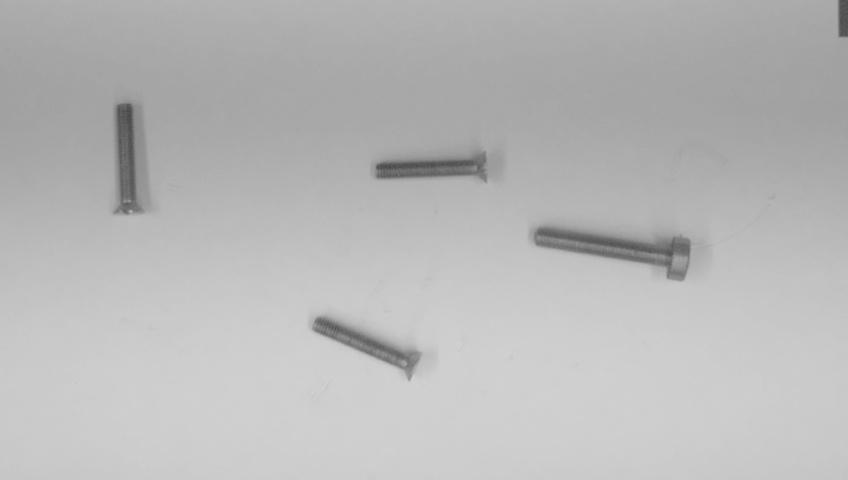
#> input picture images/gammaCorrection.jpg, 848 x 480 px
$ python -i image_processing.py   (imports and definitions only)
#> lines starting #> are read from the running program, lines starting #| are printed output that depends on the picture; after the words box and inside, x2 and y2 are one past the last pixel; in counts of white or black regions, pixels touching at a corner belong together
#> in obj_classification, img is the input picture: shape (480, 848, 3); min 69, max 209, mean 184.3
import cv2 as cv2
import matplotlib.pyplot as plt
import numpy as np
import os
import draw
from PIL import Image
import math
import imutils
import random
import os
from pathlib import Path

# [57 lines left out: functions pres_crop_four_points, undistort_image, not called in this run]


def Grayscale(ImageSrc, Classify=False):
#> called with Classify = True
  gray_im = cv2.cvtColor(ImageSrc, cv2.COLOR_RGB2GRAY)

  if not Classify:
      cv2.imwrite("./images/" + 'gray_im.jpg' , gray_im)

  return(gray_im)

def GammaCorrection(ImageSrc, Classify=False, Y=0.4):
#> called with Classify = True, Y = 1.2
    gammaCorrection = np.array(255 * (ImageSrc / 255) ** Y, dtype='uint8')

    if not Classify:
        filename = "./images/gammaCorrection.jpg"
        cv2.imwrite(filename, gammaCorrection)

    return gammaCorrection

def Threshold(ImageSrc, Classify=False, MaxValue = 255, BlockSize = 255, C = 19):
#> called with Classify = True, MaxValue = 255, BlockSize = 255, C = 14
  thresh = cv2.adaptiveThreshold(ImageSrc, MaxValue, cv2.ADAPTIVE_THRESH_GAUSSIAN_C, cv2.THRESH_BINARY, BlockSize, C)
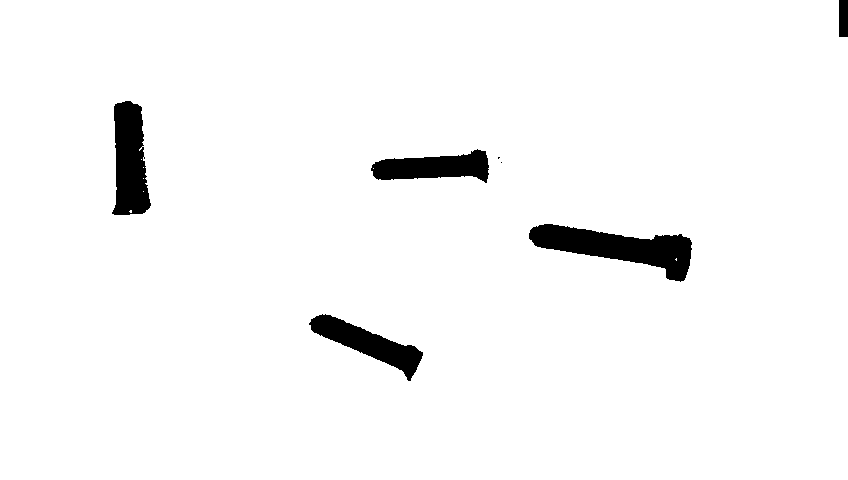
#> thresh: shape (480, 848); 96.8% white; 7 black regions (2 under 20 px), largest, box (x1, y1, x2, y2) and area: (529, 224, 692, 282) 4430, (112, 101, 151, 215) 3283, (309, 314, 423, 381) 2647, (371, 149, 489, 183) 2488, (839, 0, 848, 37) 333
  thresh = cv2.bitwise_not(thresh)

  if not Classify:
      cv2.imwrite("./images/" + 'thresh.jpg' , thresh)

  return(thresh)

def MorphOperation(ImageSrc, Classify=False, Size = 15, BlurSize = 7):
#> called with Classify = True, Size = 15, BlurSize = 7
  kernel = np.ones((Size, Size), np.uint8)
  img_dilation = cv2.dilate(ImageSrc, kernel, iterations=1)
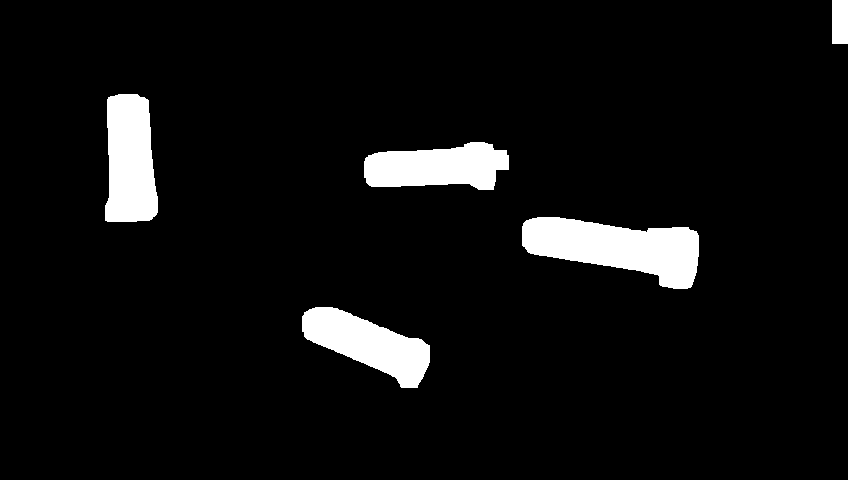
#> img_dilation: shape (480, 848); 6.1% white; 5 white regions, box (x1, y1, x2, y2) and area: (522, 217, 699, 289) 7815, (105, 94, 158, 222) 5708, (302, 307, 430, 388) 5384, (364, 142, 509, 190) 5154, (832, 0, 848, 44) 704
  img_erode = cv2.erode(img_dilation, kernel, iterations=1)
#> img_erode: shape (480, 848); 3.3% white; 5 white regions, box (x1, y1, x2, y2) and area: (529, 224, 692, 282) 4455, (112, 101, 151, 215) 3342, (309, 314, 423, 381) 2654, (371, 149, 502, 183) 2606, (839, 0, 848, 37) 333

  # clean all noise after dilatation and erosion
  img_erode = cv2.medianBlur(img_erode, BlurSize)
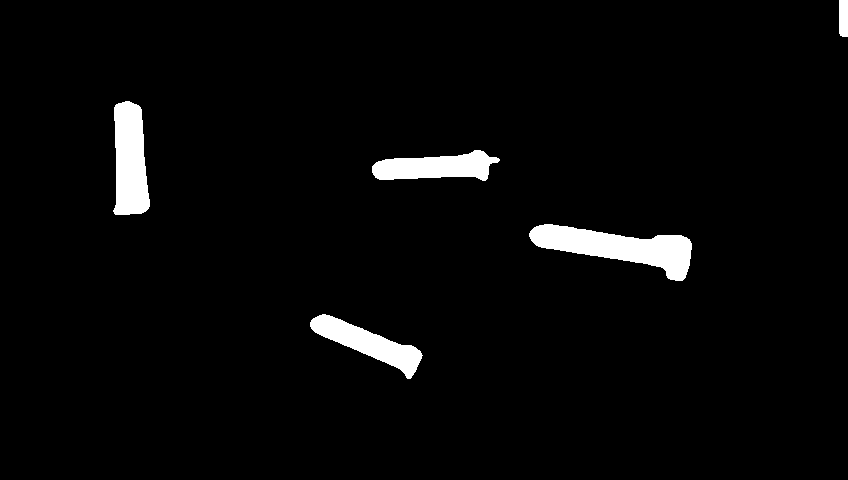
#> img_erode: shape (480, 848); 3.3% white; 5 white regions, box (x1, y1, x2, y2) and area: (529, 224, 692, 281) 4438, (113, 101, 150, 215) 3325, (310, 314, 423, 379) 2639, (372, 150, 500, 181) 2589, (839, 0, 848, 37) 328
  if not Classify:
    cv2.imwrite("./images/" + 'morphOperation.jpg' , img_erode)

  return(img_erode)


def AutoCanny(ImageSrc, Classify=False, sigma=0.33):
	# compute the median of the single channel pixel intensities
#> called with Classify = True, sigma = 0.33
	v = np.median(ImageSrc)
#> v = 0
	# apply automatic Canny edge detection using the computed median
	lower = int(max(10, (1.0 - sigma) * v))
#> lower = 10
	#print("lower: " + str(lower))
	upper = int(min(255, (1.0 + sigma) * v))
#> upper = 0

	edged = cv2.Canny(ImageSrc, lower, upper)
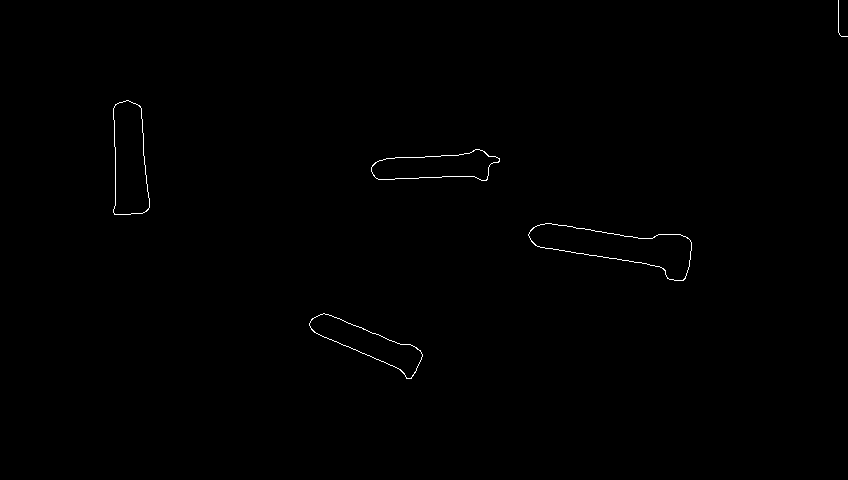
#> edged: shape (480, 848); 0.31% white in thin lines or dots, all inside (x1, y1, x2, y2) = (113, 0, 848, 379)
	if not Classify:
		cv2.imwrite("./images/" + 'autoCanny.jpg' , edged)

	return(edged)

def FindDetailContours(ImageSrc, OrgImageSrc, MinSize=10000):
#> called with MinSize = 10000
    img = OrgImageSrc.copy()
    contours, _ = cv2.findContours(ImageSrc, cv2.RETR_EXTERNAL, cv2.CHAIN_APPROX_NONE)
#> contours = 5 contours, 1 with area under 20; largest, box (x1, y1, x2, y2) and area: (528, 223, 692, 281) 4441, (113, 100, 150, 215) 3322, (309, 313, 423, 379) 2652, (371, 149, 500, 181) 2586
    center_points = []
    boxes = []

    if len(contours) == 0:
        print(f"[INFO] No contours found")
        return img

    for i, c in enumerate(contours):
        area = cv2.contourArea(c)
        rect = cv2.minAreaRect(c)
        box = cv2.boxPoints(rect)
        box = np.intp(box)

        center = (int(rect[0][0]), int(rect[0][1]))
        width = int(rect[1][0])
        height = int(rect[1][1])
        angle = int(rect[2])

        if width * height > MinSize:
            cv2.drawContours(img, [c], 0, (0, 255, 0), 5)
            cv2.drawContours(img, [box], 0, (0, 0, 255), 2)
            cv2.circle(img, center, radius=0, color=(0, 0, 255), thickness=20)
            center_points.append(center)
            boxes.append(box)
            print(width * height)
#> this loop made 5 passes
#> (area, rect, box, center, width, height, angle) on passes 1 to 3: (2651.5, ((365.8, 339.9), (32.2, 116.7), -63.43), [[410, 380], [306, 328], [320, 299], [425, 351]], (365, 339), 32, 116, -63), (4441, ((608.7, 251.2), (46.34, 163.8), -85.13), [[688, 281], [525, 267], [529, 221], [692, 235]], (608, 251), 46, 163, -85), (2586, ((435, 164.1), (30.98, 127.9), -89.44), [[498, 180], [370, 178], [371, 147], [499, 149]], (434, 164), 30, 127, -89)
#> (area, box, center, width, height, angle) on pass 4: (3322, [[149, 214], [113, 214], [113, 100], [149, 100]], (131, 157), 114, 36, -90)
#> after the loop, boxes = []; center_points = []

    h, w, _ = img.shape
#> h = 480; w = 848

    if len(center_points) > 0:
        centerObj = FindCenterObject(center_points, (w / 2, h / 2), boxes)
        result = ExtractScrew(OrgImageSrc, centerObj)
        #result = IsolateObject(screw)
    else:
        print(f"[INFO] No screw found")
        result = img  # or: result = None

    return result

# [159 lines left out: functions ExtractScrew, IsolateObject, FindContours, not called in this run]

def calculate_rect_img_ratio(area, img):
    image_area = img.shape[0] * img.shape[1]
    return area / image_area

# [91 lines left out: functions EuclideanDistance, FindCenterObject, ExtractObject, IsolateObject, obj_recognition, not called in this run]

def resize_stretch(img, target_size=(224, 224)):
#> called with target_size = (224, 224)
    target_h, target_w = target_size
    resized = cv2.resize(img, (target_w, target_h), interpolation=cv2.INTER_LINEAR)
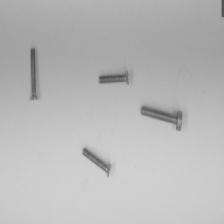
#> resized: shape (224, 224, 3); min 77, max 209, mean 184.3
    return resized

# old unused function
# [22 lines left out: function resize_with_padding, not called in this run]

def obj_classification(path):
    print(path)
    if isinstance(path, str):
        img = cv2.imread(path)
        if img is None:
              raise ValueError("The image could not be read.")
    else:
        raise ValueError("Invalid type for the 'path' parameter.")

    gray = Grayscale(img, True)
    gamma = GammaCorrection(gray, True, 1.2)
    thresh = Threshold(gamma, True, 255, 255, 14)
    morph = MorphOperation(thresh, True)
    canny = AutoCanny(morph, True)
    contours = FindDetailContours(canny, img)
    stretch = resize_stretch(contours)
    #padding = resize_with_padding(contours)
    #p = Path(path)
    #filename = p.with_name(p.stem + "_preprocessed" + p.suffix)
    new_path = path.replace("unclassified", "preprocessed")
    cv2.imwrite(new_path, stretch) # old: cv2.imwrite(new_path, padding)
    return new_path

>>> result = obj_classification('images/gammaCorrection.jpg')
